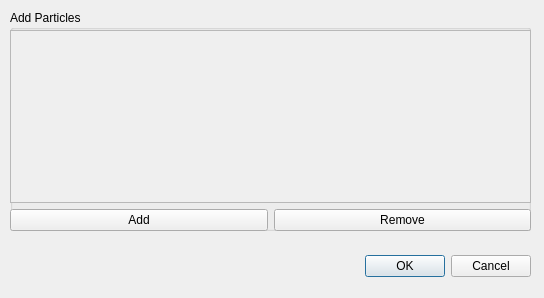
<?xml version="1.0" encoding="UTF-8"?>
<ui version="4.0">
 <class>addParticlesDialog</class>
 <widget class="QDialog" name="addParticlesDialog">
  <property name="geometry">
   <rect>
    <x>0</x>
    <y>0</y>
    <width>544</width>
    <height>298</height>
   </rect>
  </property>
  <property name="windowTitle">
   <string>Dialog</string>
  </property>
  <widget class="QDialogButtonBox" name="buttonBox">
   <property name="geometry">
    <rect>
     <x>190</x>
     <y>250</y>
     <width>341</width>
     <height>32</height>
    </rect>
   </property>
   <property name="orientation">
    <enum>Qt::Orientation::Horizontal</enum>
   </property>
   <property name="standardButtons">
    <set>QDialogButtonBox::StandardButton::Cancel|QDialogButtonBox::StandardButton::Ok</set>
   </property>
  </widget>
  <widget class="QGroupBox" name="groupBox">
   <property name="geometry">
    <rect>
     <x>10</x>
     <y>10</y>
     <width>521</width>
     <height>221</height>
    </rect>
   </property>
   <property name="title">
    <string>Add Particles</string>
   </property>
   <widget class="QWidget" name="verticalLayoutWidget">
    <property name="geometry">
     <rect>
      <x>0</x>
      <y>20</y>
      <width>521</width>
      <height>201</height>
     </rect>
    </property>
    <layout class="QVBoxLayout" name="verticalLayout">
     <item>
      <widget class="QScrollArea" name="scrollArea">
       <property name="widgetResizable">
        <bool>true</bool>
       </property>
       <widget class="QWidget" name="scrollAreaWidgetContents">
        <property name="geometry">
         <rect>
          <x>0</x>
          <y>0</y>
          <width>517</width>
          <height>164</height>
         </rect>
        </property>
        <widget class="QWidget" name="container" native="true">
         <property name="geometry">
          <rect>
           <x>0</x>
           <y>0</y>
           <width>521</width>
           <height>201</height>
          </rect>
         </property>
         <widget class="QWidget" name="verticalLayoutWidget_2">
          <property name="geometry">
           <rect>
            <x>10</x>
            <y>10</y>
            <width>501</width>
            <height>131</height>
           </rect>
          </property>
          <layout class="QVBoxLayout" name="verticalLayout_2"/>
         </widget>
        </widget>
       </widget>
      </widget>
     </item>
     <item>
      <layout class="QHBoxLayout" name="horizontalLayout">
       <property name="spacing">
        <number>6</number>
       </property>
       <item>
        <widget class="QPushButton" name="addbutton">
         <property name="text">
          <string>Add</string>
         </property>
        </widget>
       </item>
       <item>
        <widget class="QPushButton" name="removebutton">
         <property name="text">
          <string>Remove</string>
         </property>
        </widget>
       </item>
      </layout>
     </item>
    </layout>
   </widget>
  </widget>
 </widget>
 <resources/>
 <connections>
  <connection>
   <sender>buttonBox</sender>
   <signal>accepted()</signal>
   <receiver>addParticlesDialog</receiver>
   <slot>accept()</slot>
   <hints>
    <hint type="sourcelabel">
     <x>248</x>
     <y>254</y>
    </hint>
    <hint type="destinationlabel">
     <x>157</x>
     <y>274</y>
    </hint>
   </hints>
  </connection>
  <connection>
   <sender>buttonBox</sender>
   <signal>rejected()</signal>
   <receiver>addParticlesDialog</receiver>
   <slot>reject()</slot>
   <hints>
    <hint type="sourcelabel">
     <x>316</x>
     <y>260</y>
    </hint>
    <hint type="destinationlabel">
     <x>286</x>
     <y>274</y>
    </hint>
   </hints>
  </connection>
 </connections>
</ui>
